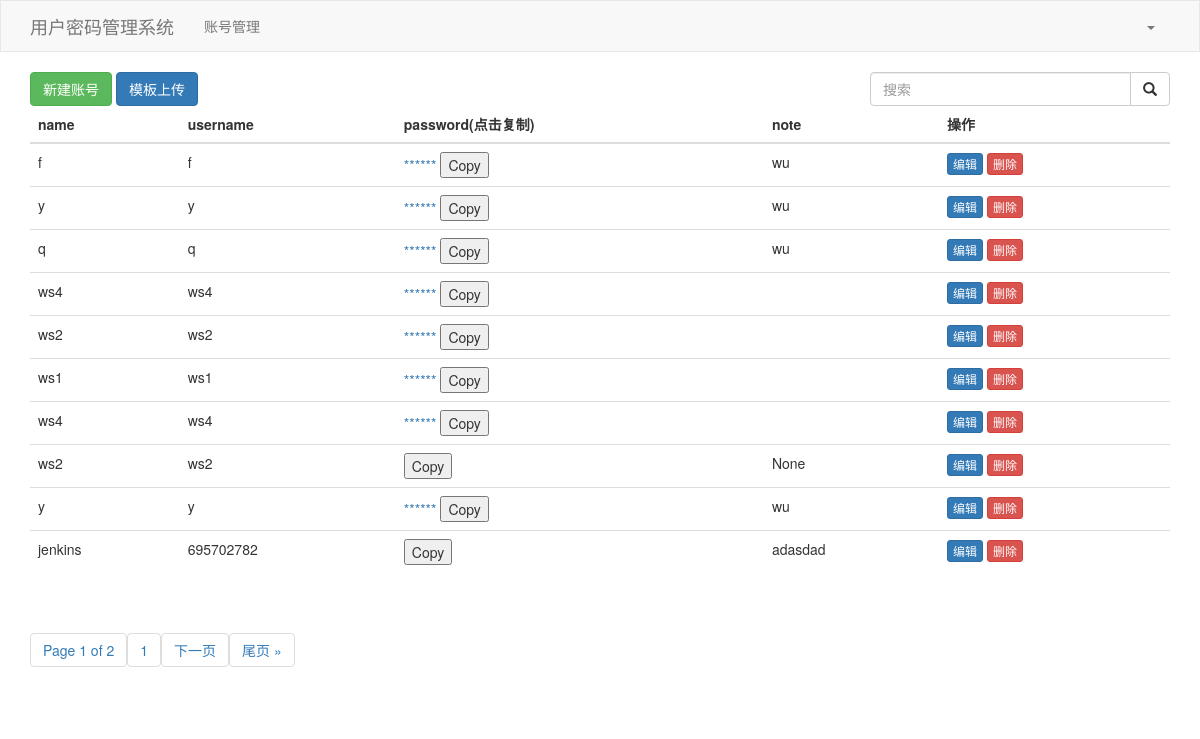
/account/, run on an earlier commit of the app's database.
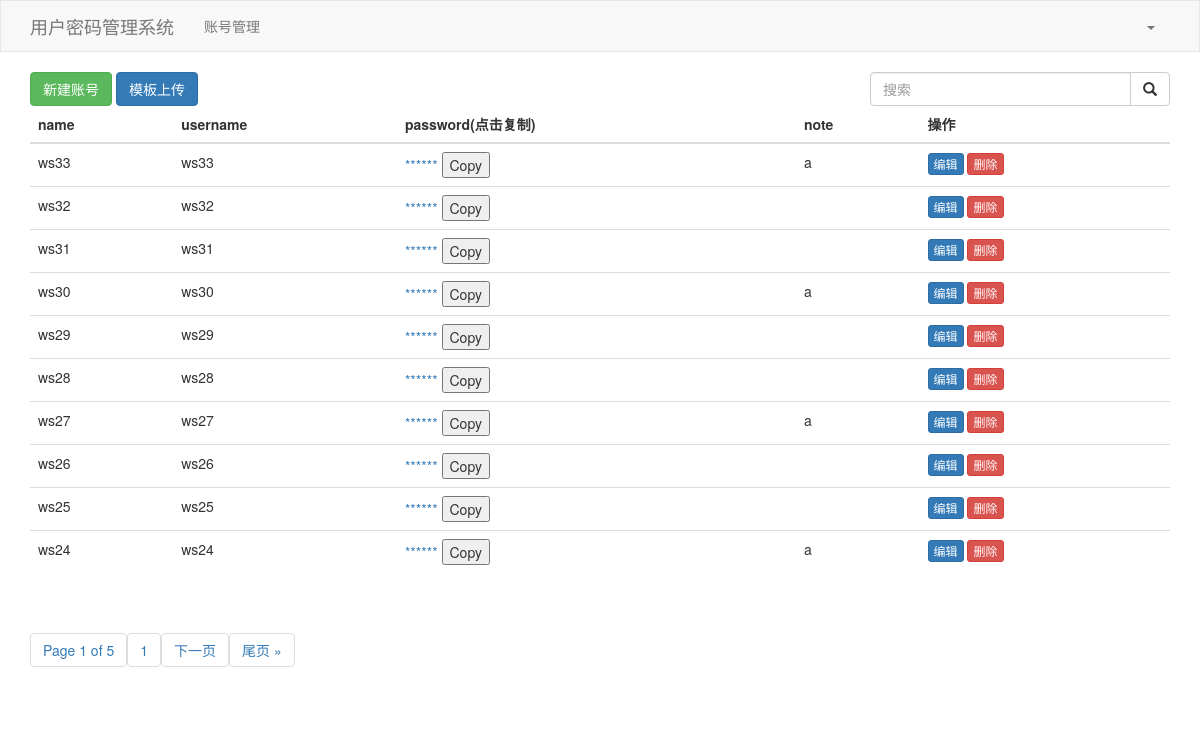
And on a later commit of the database.
### accountStorage/models.py (models this page shows, shortened)
class AccountPassword(models.Model):
    name = models.CharField(verbose_name="名称", max_length=32)
    username = models.CharField(verbose_name="用户名", max_length=32)
    password = models.CharField(verbose_name="密码", max_length=128)
    note = models.CharField(verbose_name="备注", max_length=128, blank=True, null=True)

### accountStorage/views.py (the view)
# urls.py: path('', views.account_list, name='account_list'),
def account_list (request):
    data = {}
    search_data = request.GET.get('search', "")
    if search_data:
        data["username__contains"] = search_data
    form = UserModelForm()
    data_list = AccountPassword.objects.filter(**data).order_by("-id")
    paginator = Paginator(data_list, 10)
    page_number = request.GET.get('page')
    page_obj = paginator.get_page(page_number)
    keys = AccountPassword._meta.fields
    keys_list = [keys[i].name for i in range(len(keys))]
    context = {
        "title": "账号列表",
        "search_data": search_data,
        "key_list": keys_list,
        "data_list": data_list,
        "page_obj": page_obj,
        "form": form,
        "excel_url": "/media/excel/account.xlsx",
    }
    return render(request, 'accountStorage/account.html', context)

### accountStorage/forms.py
class UserModelForm(BootstrapModelForm):
    password = forms.CharField(widget=forms.PasswordInput())
    class Meta:
        model = AccountPassword
        fields = ["name", "username", "password", "note"]

### accountStorage/templates/accountStorage/account.html (shortened to what this page needs)
{% extends 'accountStorage/layout.html' %}
{% block content %}
    <button id="btnAdd" type="button" class="btn btn-success">新建账号</button>
    <button type="button" class="btn btn-primary" data-toggle="modal" onclick="UploadEvent()">模板上传</button>
    <div style="float: right;width: 300px">
        <form method="get">
            <div class="input-group">
                <input type="text" class="form-control" placeholder="搜索" name="search" value="{{ search_data }}"/>
                <span class="input-group-btn">
                <button class="btn btn-default" type="submit">
                    <span class="glyphicon glyphicon-search" aria-hidden="true"></span>
                </button>
                </span>
            </div>
        </form>
    </div>
    <div class="bs-example" data-example-id="hoverable-table">
        <table class="table table-hover">
            <thead>
            <tr>
                {% for key in key_list %}
                    {% if key == 'password' %}
                        <th>{{ key }}(点击复制)</th>
                    {% elif key != 'id' %}
                        <th>{{ key }}</th>
                    {% endif %}
                {% endfor %}
                <th>操作</th>
            </tr>
            </thead>
            <tbody>
            {% for data in page_obj %}
                <tr>
                    <td>{{ data.name }}</td>
                    <td>{{ data.username }}</td>
                    <td><a onclick="myFun(this)">{{ data.password | pluralize:"******" }}</a>
                    <button onclick="copyToClip('{{ data.password }}')"> Copy </button></td>
                    <td>{{ data.note }}</td>
                    <td>
                        <a uid="{{ data.id }}" class="btn btn-primary btn-xs btn-edit">编辑</a>
                        <a uid="{{ data.id }}" class="btn btn-danger btn-xs btn-delete">删除</a>
                    </td>
                </tr>
            {% endfor %}
            </tbody>
        </table>
    </div>
    <div class="pagination">
    <span class="step-links">
    <nav aria-label="Page navigation">
    <ul class="pagination">
    <li>
        <span class="current">
            Page {{ page_obj.number }} of {{ page_obj.paginator.num_pages }}
        </span>
        <a href="?page={{ page_obj.start_index }}&search={{ search_data }}">{{ page_obj.number }}</a>
        {% if page_obj.has_next %}
            <a href="?page={{ page_obj.next_page_number }}&search={{ search_data }}">下一页</a>
            <a href="?page={{ page_obj.paginator.num_pages }}&search={{ search_data }}">尾页 &raquo;</a>
        {% endif %}
    </li>
    </ul>
    </nav>
    </span>
    </div>
{% endblock %}

What changed in the data, as far as the page shows it:
no longer on this page (row unchanged): AccountPassword: name "f", username "f", password|pluralize "******", note "wu"
no longer on this page (row unchanged): AccountPassword: name "y", username "y", password|pluralize "******", note "wu"
no longer on this page (row unchanged): AccountPassword: name "q", username "q", password|pluralize "******", note "wu"
no longer on this page (row unchanged): AccountPassword: name "ws4", username "ws4", password|pluralize "******"
no longer on this page (row unchanged): AccountPassword: name "ws2", username "ws2", password|pluralize "******"
no longer on this page (row unchanged): AccountPassword: name "ws1", username "ws1", password|pluralize "******"
no longer on this page (row unchanged): AccountPassword: name "ws4", username "ws4", password|pluralize "******"
no longer on this page (row unchanged): AccountPassword: name "ws2", username "ws2", note "None"
removed AccountPassword: name "y", username "y", password|pluralize "******", note "wu"
no longer on this page (row unchanged): AccountPassword: name "jenkins", username "695702782", note "adasdad"
added AccountPassword: name "ws33", username "ws33", password|pluralize "******", note "a"
added AccountPassword: name "ws32", username "ws32", password|pluralize "******"
added AccountPassword: name "ws31", username "ws31", password|pluralize "******"
added AccountPassword: name "ws30", username "ws30", password|pluralize "******", note "a"
added AccountPassword: name "ws29", username "ws29", password|pluralize "******"
added AccountPassword: name "ws28", username "ws28", password|pluralize "******"
added AccountPassword: name "ws27", username "ws27", password|pluralize "******", note "a"
added AccountPassword: name "ws26", username "ws26", password|pluralize "******"
added AccountPassword: name "ws25", username "ws25", password|pluralize "******"
added AccountPassword: name "ws24", username "ws24", password|pluralize "******", note "a"
Also different on the page:
{{ page_obj.paginator.num_pages }}: "2" → "5"
